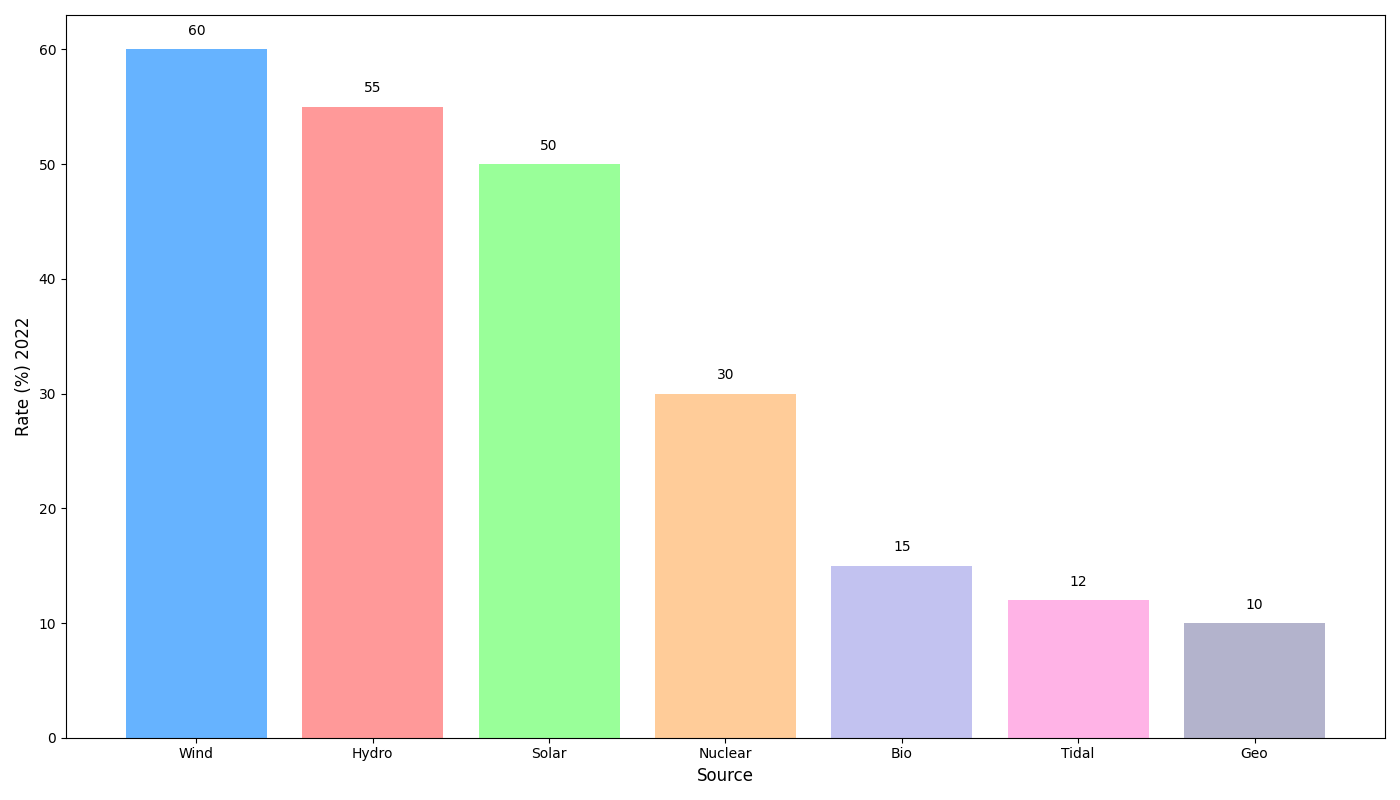

The Python source for this figure:
import matplotlib.pyplot as plt
import numpy as np

years = ['2012', '2014', '2016', '2018', '2020', '2022']
energy_sources = ['Solar', 'Wind', 'Hydro', 'Geo', 'Bio', 'Tidal', 'Nuclear']

# Added an additional column for each new energy source 'Tidal' and 'Nuclear' across the years
adoption_data = np.array([
    [5, 10, 30, 5, 3, 2, 8],
    [10, 15, 35, 6, 5, 4, 12],
    [20, 30, 40, 7, 7, 6, 15],
    [30, 40, 45, 8, 10, 8, 20],
    [40, 50, 50, 9, 12, 10, 25],
    [50, 60, 55, 10, 15, 12, 30]
])

latest_year_adoption = adoption_data[-1]
sorted_indices = np.argsort(latest_year_adoption)[::-1]
sorted_sources = [energy_sources[i] for i in sorted_indices]
sorted_data = adoption_data[:, sorted_indices]

fig, ax = plt.subplots(figsize=(14, 8))
bar_positions = np.arange(len(sorted_sources))
ax.bar(bar_positions, sorted_data[-1], color=['#66b3ff', '#ff9999', '#99ff99', '#ffcc99', '#c2c2f0', '#ffb3e6', '#b3b3cc'])

ax.set_xlabel('Source', fontsize=12)
ax.set_ylabel('Rate (%) ' + years[-1], fontsize=12)

ax.set_xticks(bar_positions)
ax.set_xticklabels(sorted_sources)

for i in range(len(sorted_sources)):
    ax.text(bar_positions[i], sorted_data[-1, i] + 1, str(sorted_data[-1, i]), ha='center', va='bottom')

plt.tight_layout()
plt.show()
